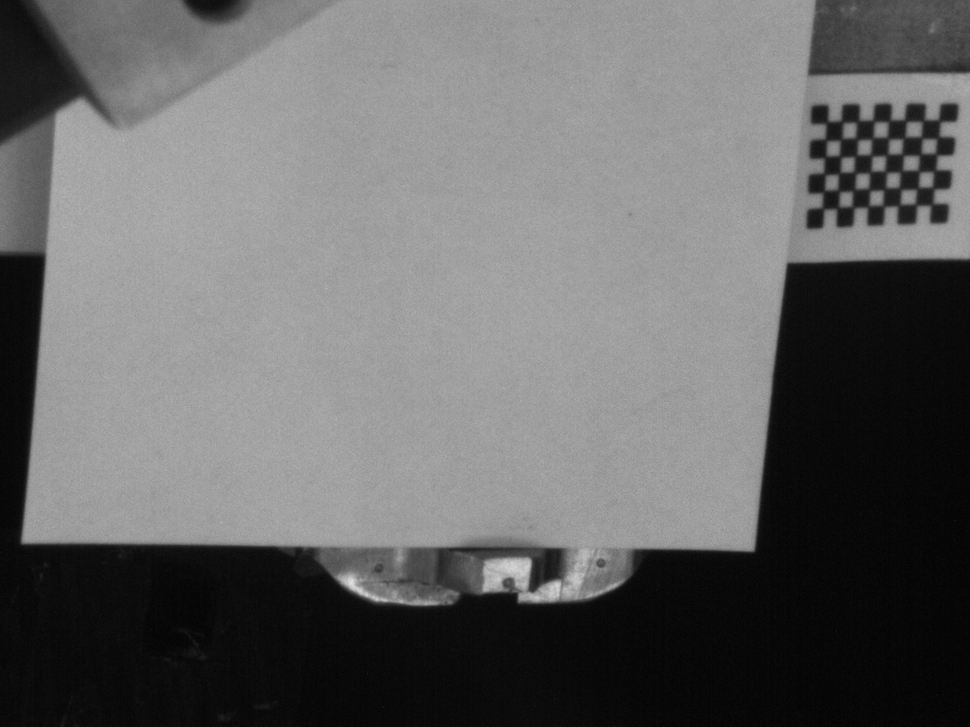
#> input picture phyctrl/electrode_finder/background_images/0/0.png, 970 x 727 px, shrunk from 1280 x 960 before the run
$ python electrode_finder.py   (Python 2 division)
#> lines starting #> are read from the running program, lines starting #| are printed output that depends on the picture; long printed decimals are rounded
#> in find_electrode_tip_from_segment, `diff_im = im - base_im`: diff_im: shape (727, 970) float64; every value is 0
#!/usr/bin/env python
from image_proc import canny, hough_line_segments
from scipy.ndimage import imread, map_coordinates, median_filter, watershed_ift
#from scipy import convolve
import scipy.optimize
import matplotlib.pylab as plt
import matplotlib.cm as cm
from numpy import *
#from numpy.random import rand
from numpy.linalg import norm
#from scipy.interpolate import interp2d

# timing
#from stopwatch import clockit, Timer

plot_alot = False
no_optimization = False

resampling_size = 0.25
background_region_size = 25  # for estimating "background" mean and std
tip_threshold_multiplier = 10
slab_oversample = 0.65


#@clockit
# [49 lines left out: function find_electrode, not called in this run]


# takes ~115 ms
#@clockit
def resample_slab(im, line, sample_width=20, sample_step=0.25, \
        over_factor=1.5):
#> called with line = ([576, 397], [669.3, 544.2]), sample_width = 20, sample_step = 0.25, over_factor = 0.65
    e_start = array(line[0])
    e_end = array(line[1])

    # make sure that the points are arranged top to bottom
    if e_start[1] > e_end[1]:
        e_tmp = e_end
        e_end = e_start
        e_start = e_tmp

    e_center = (e_start + e_end) / 2

    e_dir = e_end - e_start
    e_length = over_factor * norm(e_dir)
    e_dir = e_dir / norm(e_dir)

    arbitrary_vec = array([1, 0])

    e_ortho = arbitrary_vec - e_dir * dot(arbitrary_vec, e_dir)
    e_ortho = e_ortho / norm(e_ortho)

    # a grid of coorindates for the slab (slab-relative)
    (X_native, Y_native) = mgrid[0:e_length:sample_step, \
            -sample_width:sample_width:sample_step]

    # convert the slab coordinates to image coordinates
    X_im = e_dir[0] * X_native + e_dir[1] * Y_native + e_center[0]
    Y_im = e_ortho[0] * X_native + e_ortho[1] * Y_native + e_center[1]

    # don't go over the edge
    for i in xrange(Y_im.shape[1]):
        row = Y_im[:, i]
        if any(row > im.shape[0]):
            X_im = X_im[:, 0:i]
            Y_im = Y_im[:, 0:i]
            break
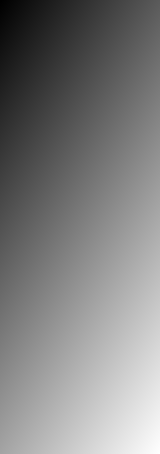
#> X_im: shape (454, 160) float64; min 605.8, max 700, mean 652.9; drawn with min black and max white
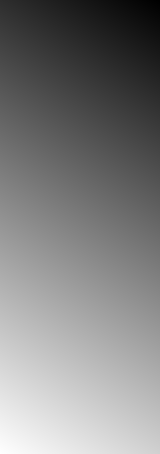
#> Y_im: shape (454, 160) float64; min 460, max 577, mean 518.5; drawn with min black and max white

    # look at the slab resampling
    if plot_alot:
        plt.imshow(im)
        plt.hold(True)
        #for i in range(0, X_im.shape[0], 4):
        #    for j in range(0, X_im.shape[1], 4):
        #        plt.plot(X_im[i,j], Y_im[i,j], '*');
        plt.colorbar()
        plt.show()

    # Do the actual resampling
    coords = array([Y_im, X_im])
    transformed = map_coordinates(im, coords)
#> transformed: shape (454, 160) float64; every value is 0
    transformed.shape = X_im.shape

    # Create a transform to get back to image coordinates
    return_transform = lambda c: e_center + (c[1] * sample_step) * \
            e_dir + ((c[0] * sample_step) - sample_width) * e_ortho

    return (transformed, return_transform)


#@clockit
def estimate_tip_location_in_slab(slab):
    """
    Estimate where the tip is in the slab, assuming
    that the slab is oriented correctly
    """

    cross_section = mean(slab, 0)
#> cross_section = 160 values from 0 to 0
    center_axis = argmin(cross_section)
#> center_axis = 0
    trough_depth = min(cross_section)
#> trough_depth = 0

    width = 3
    flank_width = 2
    center_slice = mean(slab[:, center_axis - width:center_axis + width], 1)
    left_flank = mean(slab[:, 0:center_axis - flank_width], 1)
#> left_flank = 454 values from 0 to 0
    right_flank = mean(slab[:, center_axis + flank_width:], 1)
#> right_flank = 454 values from 0 to 0

    normalized_center_slice = center_slice - (left_flank + right_flank) / 2.

    # [4 lines of commented-out code are left out]

    if plot_alot:
        plt.plot(cross_section)
        plt.title("Cross section - ")
        plt.show()

    # determine the noise level for the background
    background_offset = background_region_size
    background_std = std(normalized_center_slice[-background_offset:])
#> background_std = nan
    normalized_center_slice = normalized_center_slice - \
            mean(normalized_center_slice[-background_offset:])

    tip_cutoff = -1
    for t in range(background_offset, len(normalized_center_slice)):
        val = normalized_center_slice[-t]
        if val < -tip_threshold_multiplier * background_std:
            tip_cutoff = len(normalized_center_slice) - t
            break

    if plot_alot:
        plt.plot(normalized_center_slice)
        plt.title("Center slice - ")
        plt.hold(True)
        plt.plot(tip_cutoff, 0, 'r*')
        plt.show()

    return (array([center_axis, tip_cutoff]), trough_depth)


# takes ~115 ms
#@clockit
def electrode_alignment_objective(params, im, line_segment, **kwargs):
    try:
        a = params[0]
    except:
        a = params

    sampling_step = kwargs.pop("sampling_step", 0.25)

    #print "Evaluating angle = ", a
    theta = a * pi / 180.
    e_start = array(line_segment[0])
    e_end = array(line_segment[1])

    e_dir = e_end - e_start

    new_dir = dot(array([[cos(theta), -sin(theta)], [sin(theta), \
            cos(theta)]]), e_dir)

    # print e_start
    # print e_end
    # print e_start + new_dir

    line_segment = (e_start, e_start + new_dir)

    (slab, to_image_coords) = resample_slab(im, line_segment, 20, \
            sampling_step, slab_oversample)

    use_watershed = False  # doesn't work correctly
    if use_watershed:
        slab = transform_electrode_image_watershed(slab, None, \
                [int(slab.shape[0] / 2.), int(slab.shape[1] / 2.)])

    (tip, trough) = estimate_tip_location_in_slab(slab)
#> tip = [0, -1]; trough = 0

    if plot_alot:
        plt.imshow(slab, cmap=cm.gray)
        plt.hold(True)
        plt.plot(tip[0], tip[1], 'r*')
        plt.show()

    return (trough, to_image_coords(tip))


#@clockit
# [34 lines left out: functions find_electrode_tip, find_electrode_tip_with_refinement, not called in this run]


#@clockit
def find_electrode_tip_from_segment(im, base_im, l, angle_range, nsteps):

    im = im - mean(im.ravel())
    im = im / std(im.ravel())
    if base_im is not None:
        base_im = base_im - mean(base_im.ravel())
        base_im = base_im / std(base_im.ravel())
        diff_im = im - base_im
    else:
        diff_im = im
        print "WARNING: no base (sans electrode) image provided"
    diff_im = median_filter(diff_im, 4)
    # [5 lines of commented-out code are left out]
    a = [angle_range[0]]

    if not no_optimization:
        ranges = [(angle_range)]
        #print ranges
        angle = scipy.optimize.brute(lambda a_: \
                electrode_alignment_objective(a_, diff_im, l, \
                sampling_step=resampling_size)[0], ranges, (), nsteps, 0, None)
#> call 2 of resample_slab, with line = ([576, 397], [669.2, 544.3]), sample_width = 20, sample_step = 0.25, over_factor = 0.65
#> in resample_slab (call 2), `e_start = array(line[0])`: e_start = [576, 397]
#> in resample_slab (call 2), `e_end = array(line[1])`: e_end = [669.2, 544.3]
#> in resample_slab (call 2), `e_center = (e_start + e_end) / 2`: e_center = [622.6, 470.6]
#> in resample_slab (call 2), `e_dir = e_end - e_start`: e_dir = [93.15, 147.3]
#> in resample_slab (call 2), `e_length = over_factor * norm(e_dir)`: e_length = 113.3
#> in resample_slab (call 2), `e_dir = e_dir / norm(e_dir)`: e_dir = [0.535, 0.845]
#> in resample_slab (call 2), `e_ortho = arbitrary_vec - e_dir * dot(arbitrary_vec, e_dir)`: e_ortho = [0.714, -0.452]
#> in resample_slab (call 2), `e_ortho = e_ortho / norm(e_ortho)`: e_ortho = [0.845, -0.535]
#> in resample_slab (call 2), `(X_native, Y_native) = mgrid[0:e_length:sample_step, \ -sample_width:s..`:
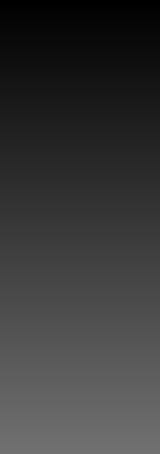
#> X_native: shape (454, 160) float64; min 0, max 113.2, mean 56.6
#> in resample_slab (call 2), `(X_native, Y_native) = mgrid[0:e_length:sample_step, \ -sample_width:s..`:
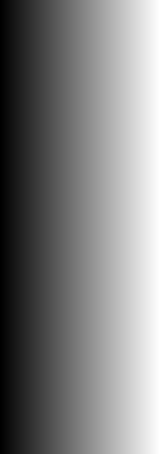
#> Y_native: shape (454, 160) float64; min -20, max 19.75, mean -0.125; drawn with min black and max white
    print "electrode angle=", degrees(angle)
#| electrode angle= -28.648
    (trough, new_tip) = electrode_alignment_objective(angle, diff_im, l)

    return new_tip


# THIS DOES NOT WORK CORRECTLY
# [19 lines left out: function transform_electrode_image_watershed, not called in this run]


if __name__ == "__main__":

    tip = [0, 0]
    im = None

    if False:
        #load a test image
        base_dir = "./test_images/4/0/"
        base_im = double(imread(base_dir + "0.png"))
        #base_im = None
        im = double(imread(base_dir + "1.png"))
        tip = find_electrode_tip_with_refinement(im, base_im, (-7, 7), 0.25)

    if True:
        #fns = ("1288193037", "1288193138", \
        #        "1288193185", "1288192975",)
        #base_dir = "/Volumes/vnsl/cncLogs/z_old/" \
        #"1288191881/cameras/49712223528793946/"
        #base_im = double(imread(base_dir + "1288192514" + ".png"))
        base_dir = "test_images/0/"
        base_im = double(imread("background_images/0/0.png"))
        fns = [str(i) for i in xrange(9)]
        for filename in fns:
            # [4 lines of commented-out code are left out]
#> (the run stopped early here; a loop or call above may not have finished)
